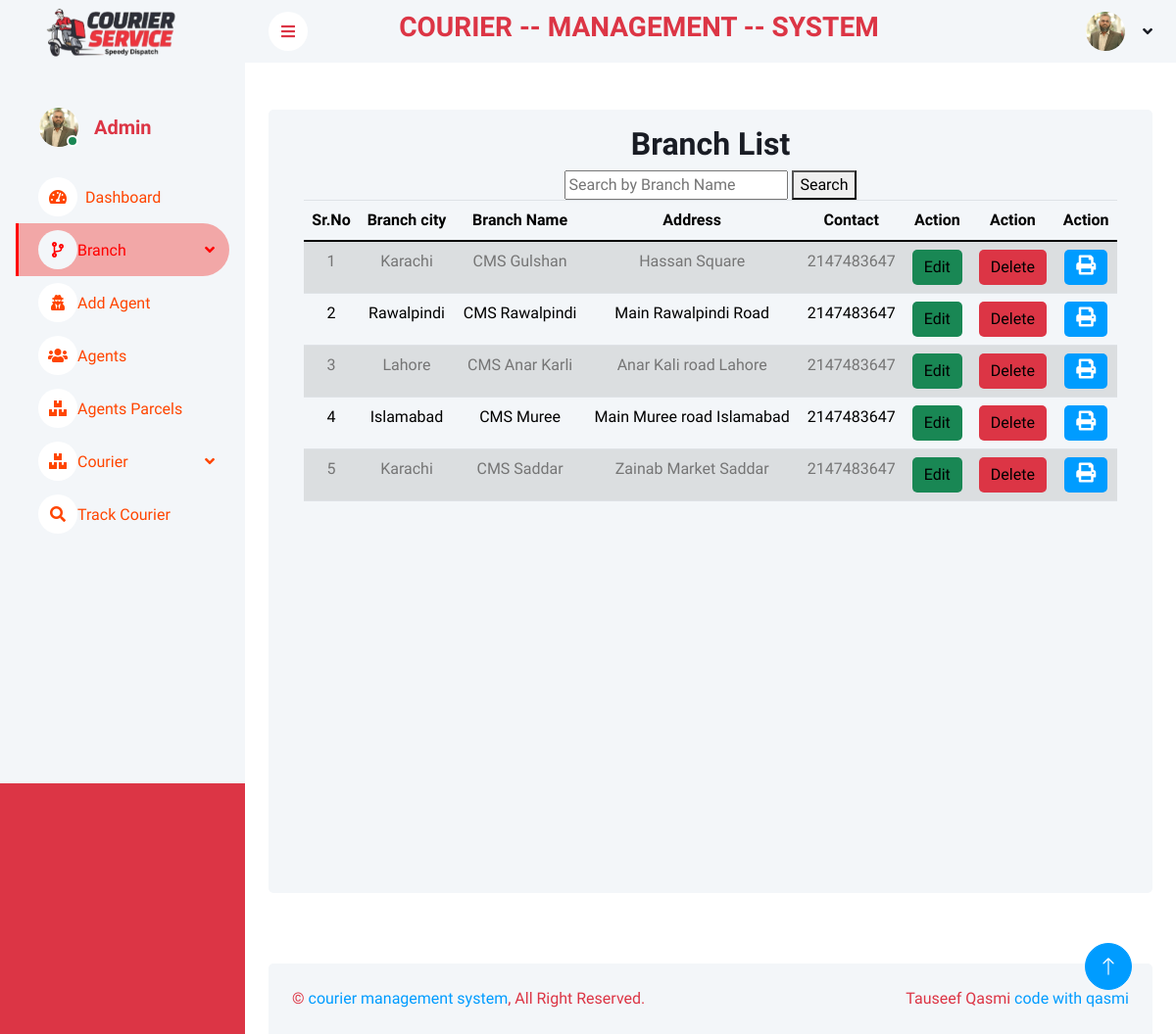
The page /viewBranch.php on the database as committed earlier.
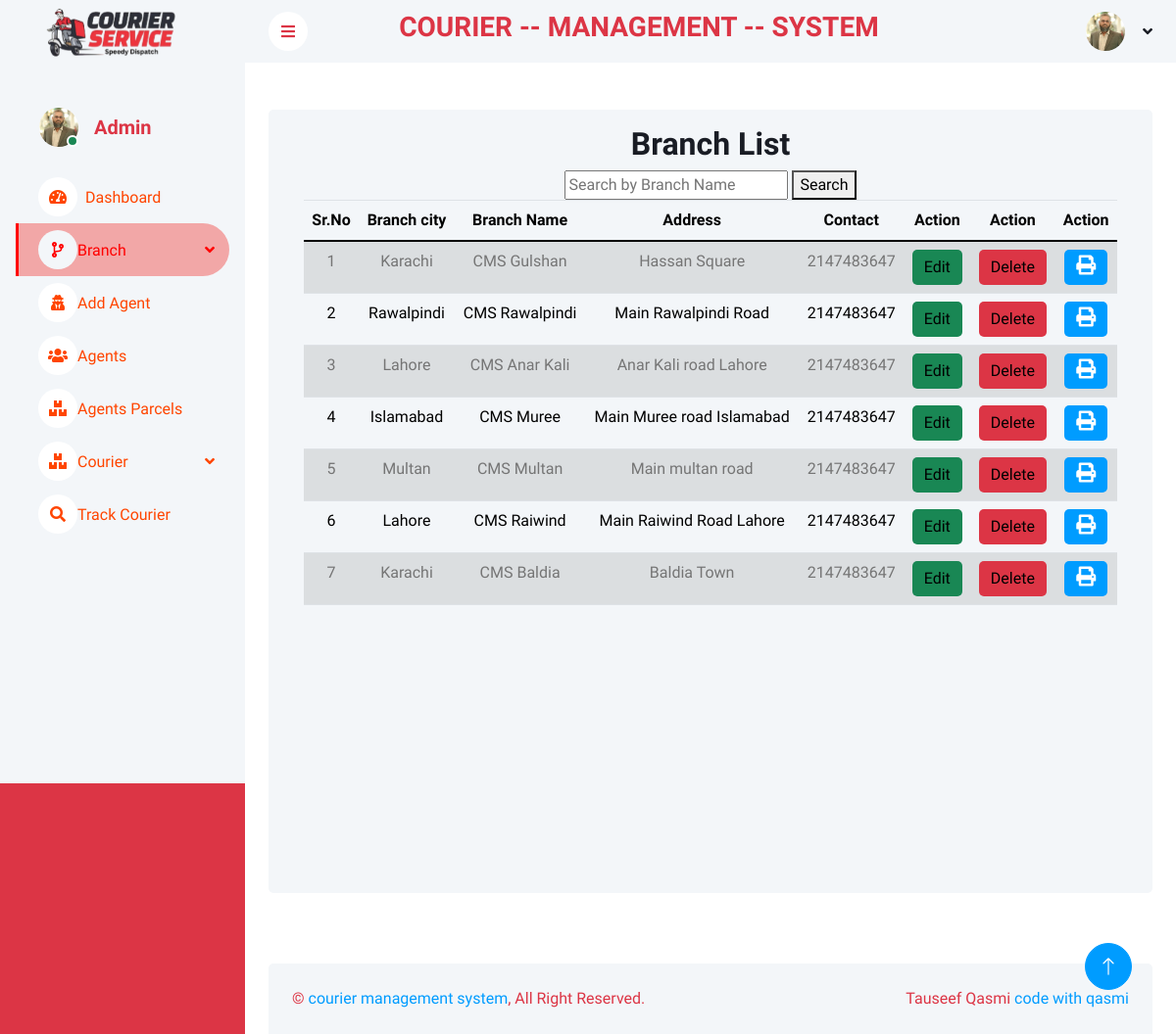
The same page on the database as committed later.
### tables this page shows
CREATE TABLE `branch` (
  `b_id` int(10) NOT NULL,
  `b_name` varchar(50) NOT NULL,
  `b_address` varchar(50) NOT NULL,
  `b_phone` int(20) NOT NULL,
  `b_city` varchar(20) NOT NULL
);

### viewBranch.php (the view, shortened to what this page needs)
<?php
include("connection.php");
?>
<?php
include("header.php");
?>
<div class="container">
    <div class="row min-vh-100 bg-light rounded justify-content-center mx-0 m-5">
        <div class="col-md-12 text-center">
            <div class="container mt-3">
                <h2>Branch List</h2>
                <form action="<?php echo $_SERVER['PHP_SELF']; ?>" method="get">
                    <input type="text" name="search" placeholder="Search by Branch Name">
                    <button type="submit">Search</button>
                </form>
                <div class="table-responsive">
                    <table class="table table-striped">
                        <thead>
                            <tr>
                                <th>Sr.No</th>
                                <th>Branch city</th>
                                <th>Branch Name</th>
                                <th>Address</th>
                                <th>Contact</th>
                                <th>Action</th>
                                <th>Action</th>
                                <th>Action</th>
                            </tr>
                        </thead>
                        <tbody>
                            <?php
                            if (isset($_GET['search'])) {
                                $search = $_GET['search'];
                                $sql = "SELECT * FROM branch WHERE b_name LIKE '%$search%'";
                            } else {
                                $sql = "SELECT * FROM branch";
                            }
                            $stmt = $conn->prepare($sql);
                            $stmt->execute();
                            $result = $stmt->fetchAll(PDO::FETCH_ASSOC);
                            if (count($result) == 0) {
                            ?>
                                <script>
                                    alert("No branch found!");
                                    window.location.href = "viewBranch.php";
                                </script>
                                <?php
                            } else {
                                $i = 1;
                                foreach ($result as $data) {
                                ?>
                                    <tr>
                                        <td><?php echo $i; ?></td>
                                        <td><?php echo $data['b_city']; ?></td>
                                        <td><?php echo $data['b_name']; ?></td>
                                        <td><?php echo $data['b_address']; ?></td>
                                        <td><?php echo $data['b_phone']; ?></td>
                                        <td>
                                            <button class="btn btn-success border-0">
                                                <a href="editBranch.php?id=<?php echo $data['b_id']; ?>" style="text-decoration: none; color: black;">
                                                    Edit
                                                </a>
                                            </button>
                                        </td>
                                        <td>
                                            <button class="btn btn-danger border-0">
                                                <a href="deleteBranch.php?id=<?php echo $data['b_id']; ?>" style="text-decoration: none; color: black;" onclick="return confirm('Are you sure you want to delete this branch?')">Delete</a>
                                            </button>
                                        </td>
                                        <td>
                                            <button class="btn btn-primary border-0" onclick="printRow(this)">
                                                <i class="fa fa-print text-white" style="font-size: 20px;"></i>
                                            </button>
                                        </td>
                                    </tr>
                            <?php
                                    $i++;
                                }
                            }
                            ?>
                        </tbody>
                    </table>
                </div>
            </div>
        </div>
    </div>
</div>
<?php
include("footer.php");
?>

Rows that differ between the two databases and show on the page:
removed branch: b_city "Karachi", b_name "CMS Saddar", b_address "Zainab Market Saddar", b_phone "2147483647"
changed branch "Anar Kali road Lahore": b_name "CMS Anar Karli" → "CMS Anar Kali"
added branch: b_city "Multan", b_name "CMS Multan", b_address "Main multan road", b_phone "2147483647"
added branch: b_city "Lahore", b_name "CMS Raiwind", b_address "Main Raiwind Road Lahore", b_phone "2147483647"
added branch: b_city "Karachi", b_name "CMS Baldia", b_address "Baldia Town", b_phone "2147483647"
